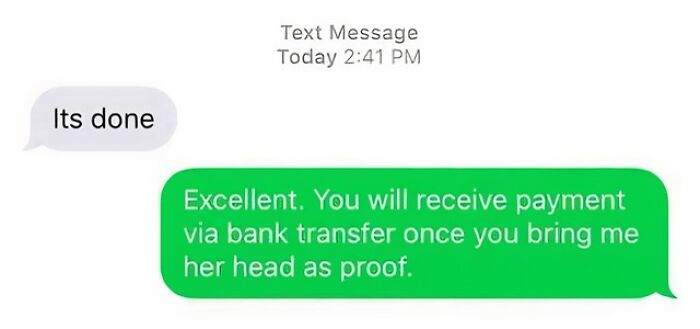
#> input picture test-img3.jpeg, 700 x 329 px
$ python textReader.py
#> lines starting #> are read from the running program, lines starting #| are printed output that depends on the picture; after the words box and inside, x2 and y2 are one past the last pixel; in counts of white or black regions, pixels touching at a corner belong together
#from PIL import Image
import pytesseract
import cv2
# import ollama
import numpy as np

image_name = str(input("Enter image name.exe: "))
#> the answer given: test-img3.jpeg
image=cv2.imread(image_name)
#> image is the input picture: shape (329, 700, 3); mean B, G, R 204.2, 237.7, 186.7
gray = cv2.cvtColor(image, cv2.COLOR_BGR2GRAY)
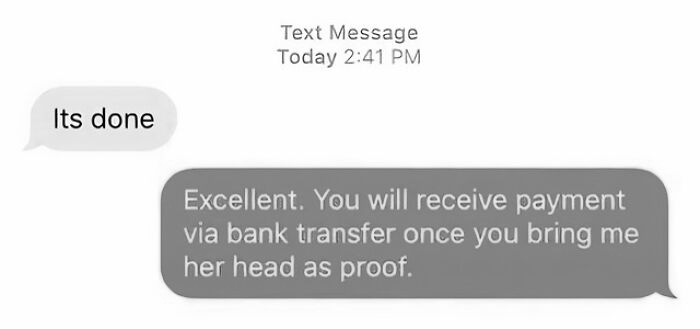
#> gray: shape (329, 700); min 0, max 255, mean 218.7
gray = cv2.threshold(gray, 0, 255, cv2.THRESH_BINARY | cv2.THRESH_OTSU)[1]
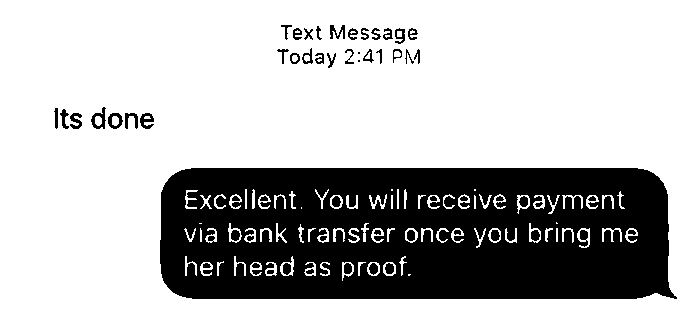
#> gray: shape (329, 700); 72.8% white; 58 black regions (2 under 20 px), largest, box (x1, y1, x2, y2) and area: (160, 168, 677, 299) 59370, (91, 107, 106, 129) 149, (140, 113, 154, 129) 133

kernel = np.ones((1, 1), np.uint8)
gray = cv2.morphologyEx(gray, cv2.MORPH_OPEN, kernel)
gray = cv2.morphologyEx(gray, cv2.MORPH_CLOSE, kernel)
gray = cv2.fastNlMeansDenoising(gray, h=30)
#> (the run stopped early here; a loop or call above may not have finished)

$ run again, on test-img4.jpg
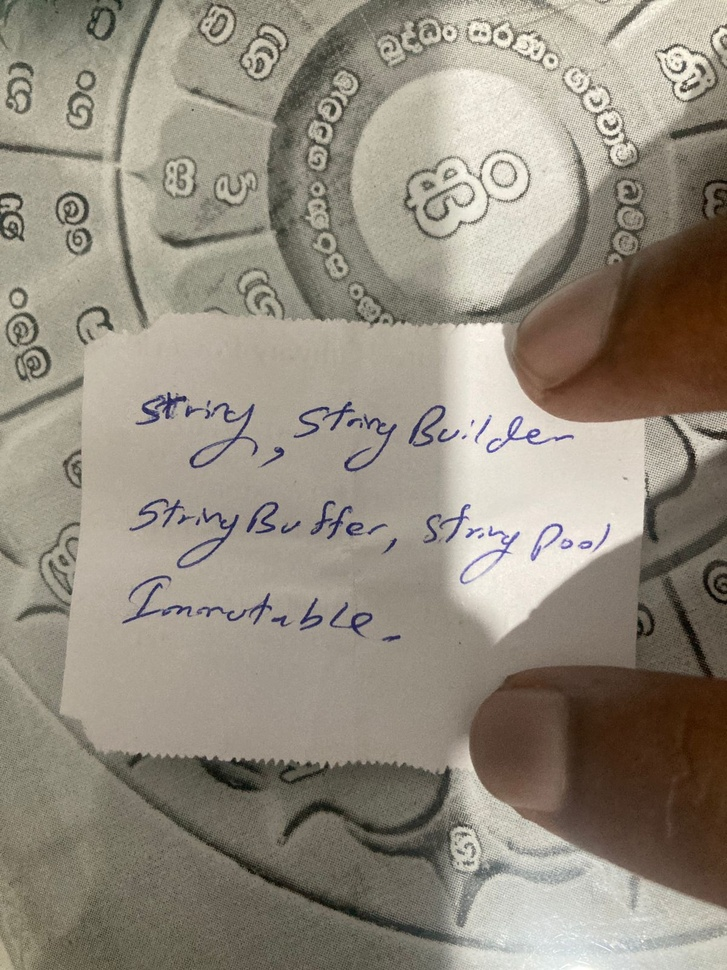
#> input picture test-img4.jpg, 727 x 970 px, shrunk from 1200 x 1600 before the run
#> image is the input picture: shape (970, 727, 3); mean B, G, R 126.7, 140.1, 147.9
#> `gray = cv2.cvtColor(image, cv2.COLOR_BGR2GRAY)`:
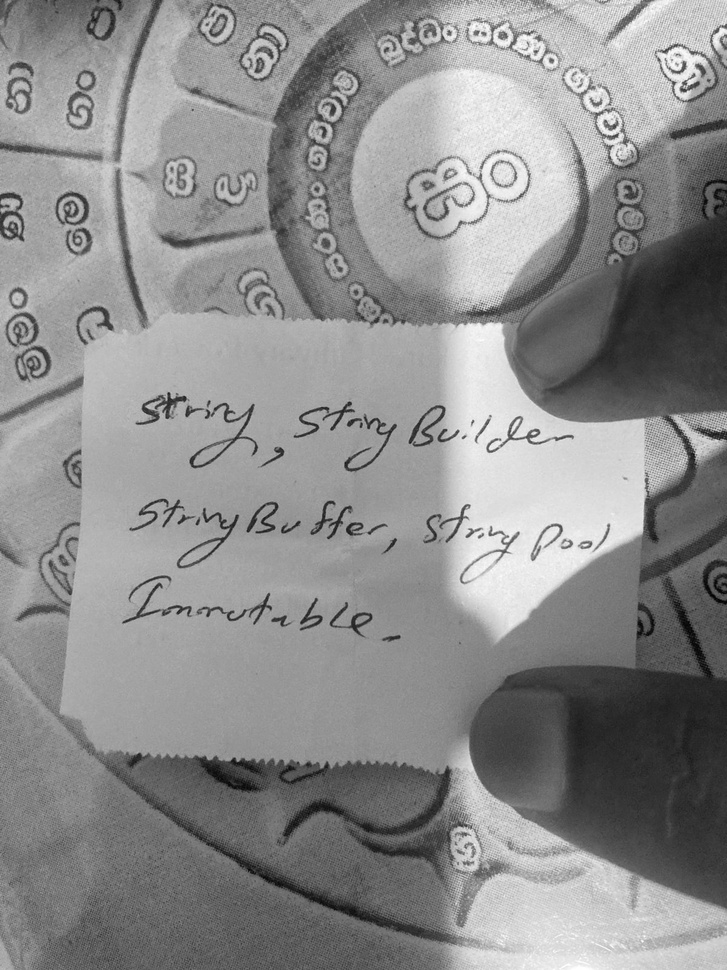
#> gray: shape (970, 727); min 1, max 255, mean 140.9
#> `gray = cv2.threshold(gray, 0, 255, cv2.THRESH_BINARY | cv2.THRESH_OTSU..`:
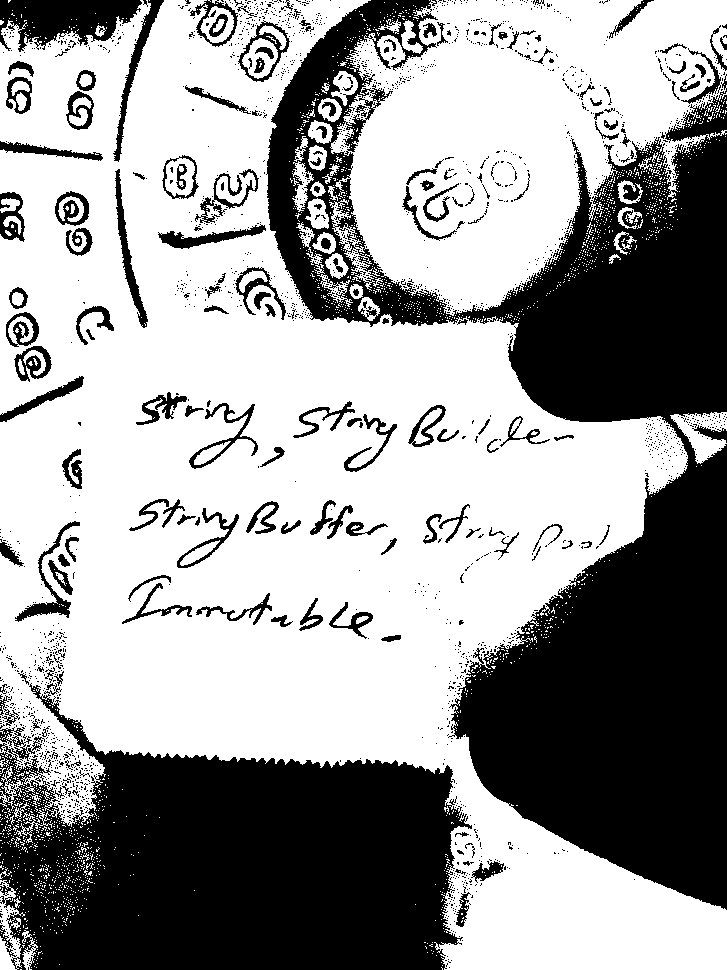
#> gray: shape (970, 727); 61.2% white; 2147 black regions (1977 under 20 px), largest, box (x1, y1, x2, y2) and area: (266, 0, 727, 910) 145534, (0, 683, 472, 970) 89202, (0, 0, 142, 52) 4657

$ run again, on test-img5.png
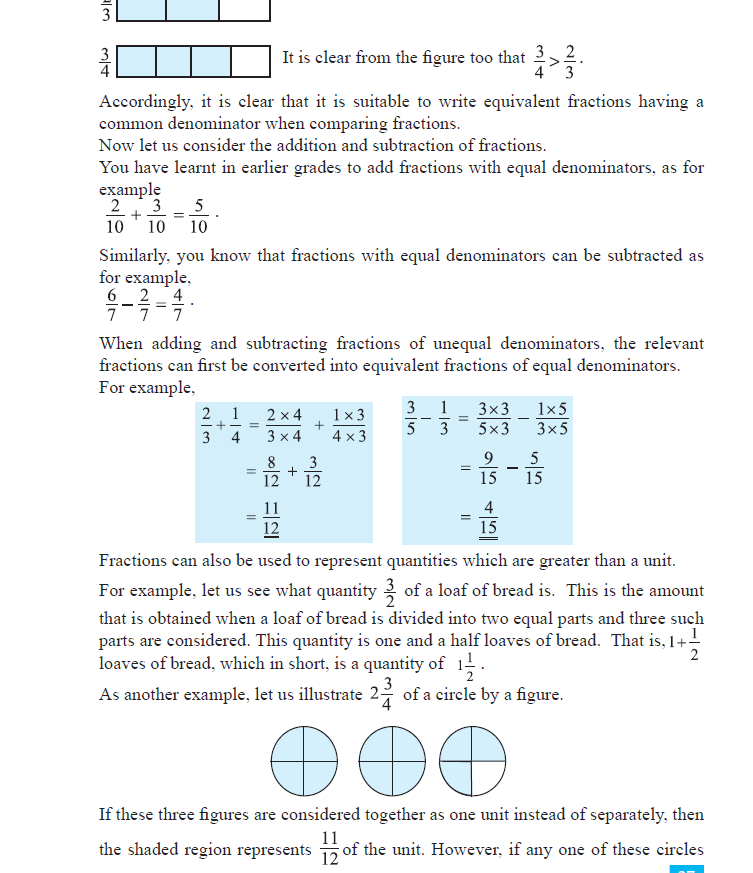
#> input picture test-img5.png, 753 x 873 px
#> image is the input picture: shape (873, 753, 3); mean B, G, R 244.9, 243.4, 240.8
#> `gray = cv2.cvtColor(image, cv2.COLOR_BGR2GRAY)`:
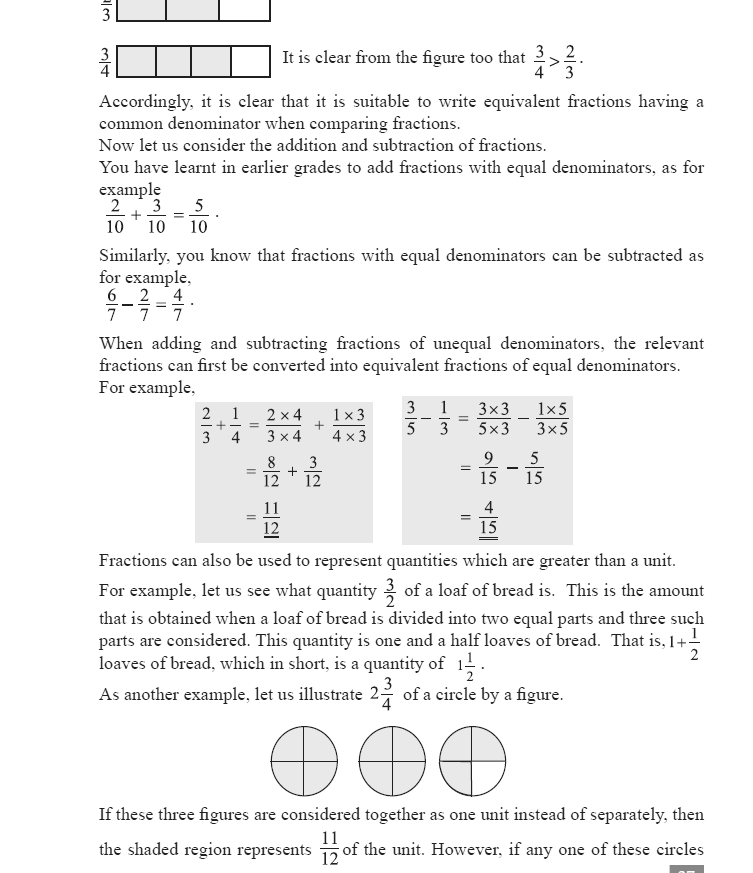
#> gray: shape (873, 753); min 32, max 255, mean 242.8
#> `gray = cv2.threshold(gray, 0, 255, cv2.THRESH_BINARY | cv2.THRESH_OTSU..`:
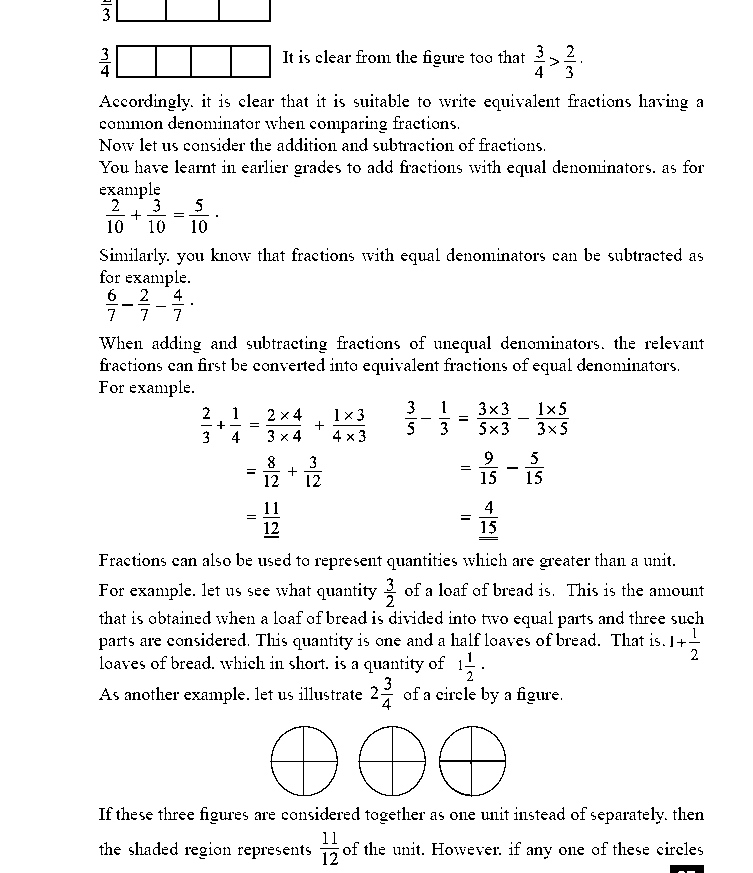
#> gray: shape (873, 753); 95.2% white; black in thin lines or dots, all inside (x1, y1, x2, y2) = (99, 0, 704, 873)

$ run again, on test-img6.jpg
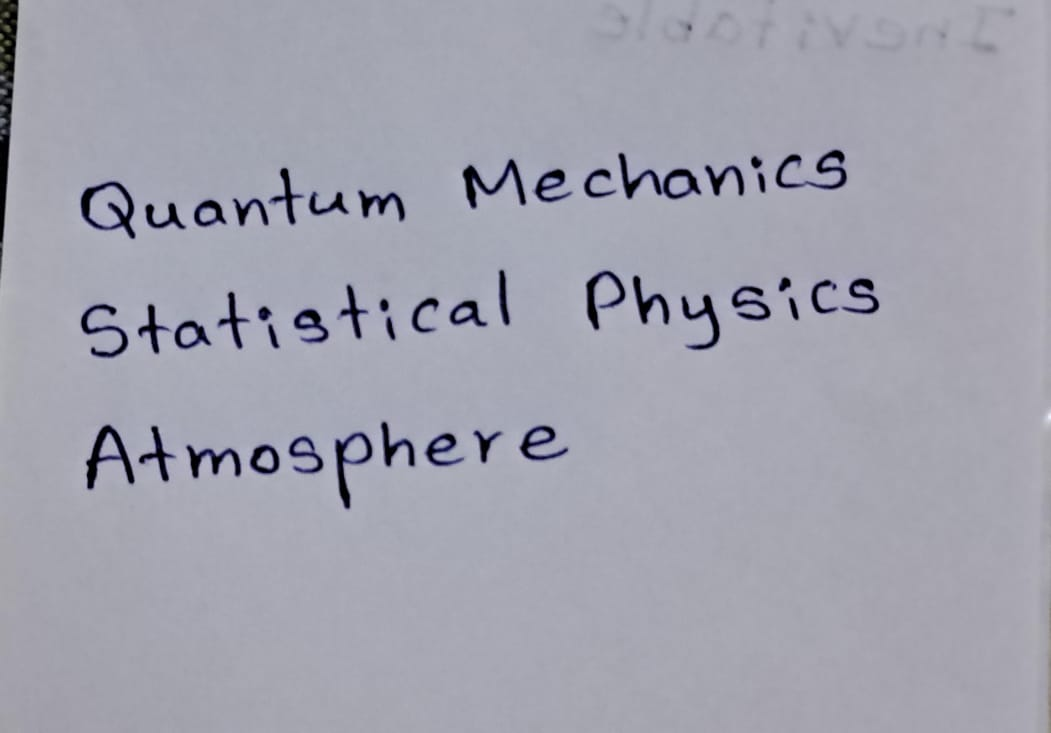
#> input picture test-img6.jpg, 1051 x 733 px
#> image is the input picture: shape (733, 1051, 3); mean B, G, R 174.6, 162.1, 161.6
#> `gray = cv2.cvtColor(image, cv2.COLOR_BGR2GRAY)`:
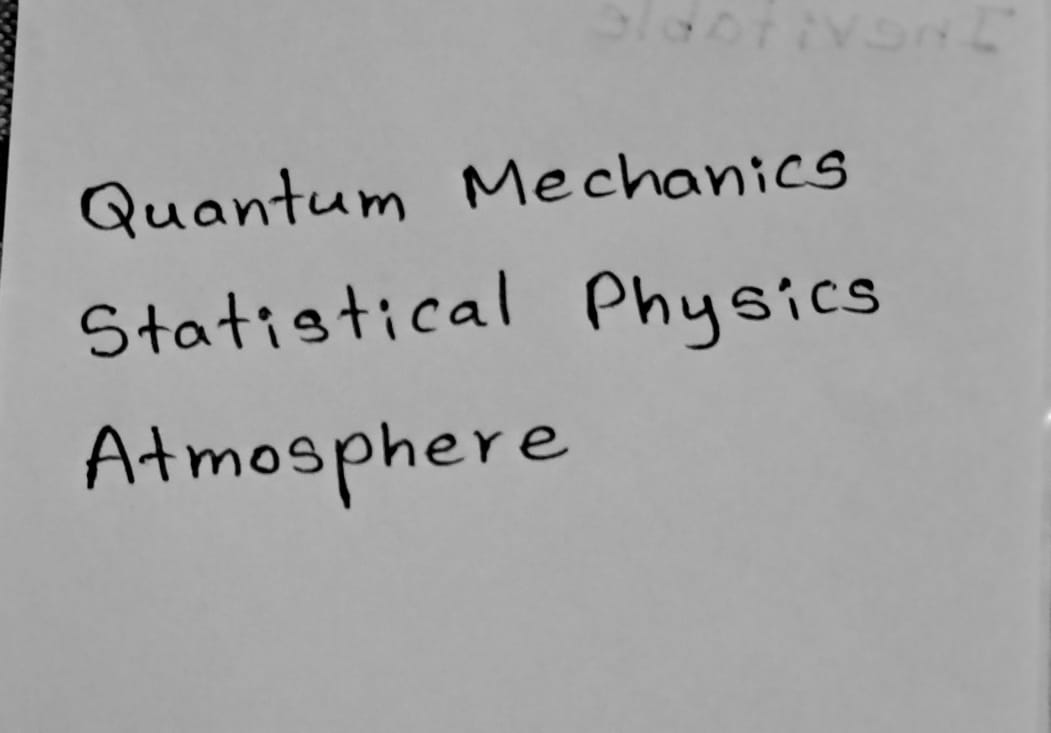
#> gray: shape (733, 1051); min 0, max 244, mean 163.3
#> `gray = cv2.threshold(gray, 0, 255, cv2.THRESH_BINARY | cv2.THRESH_OTSU..`:
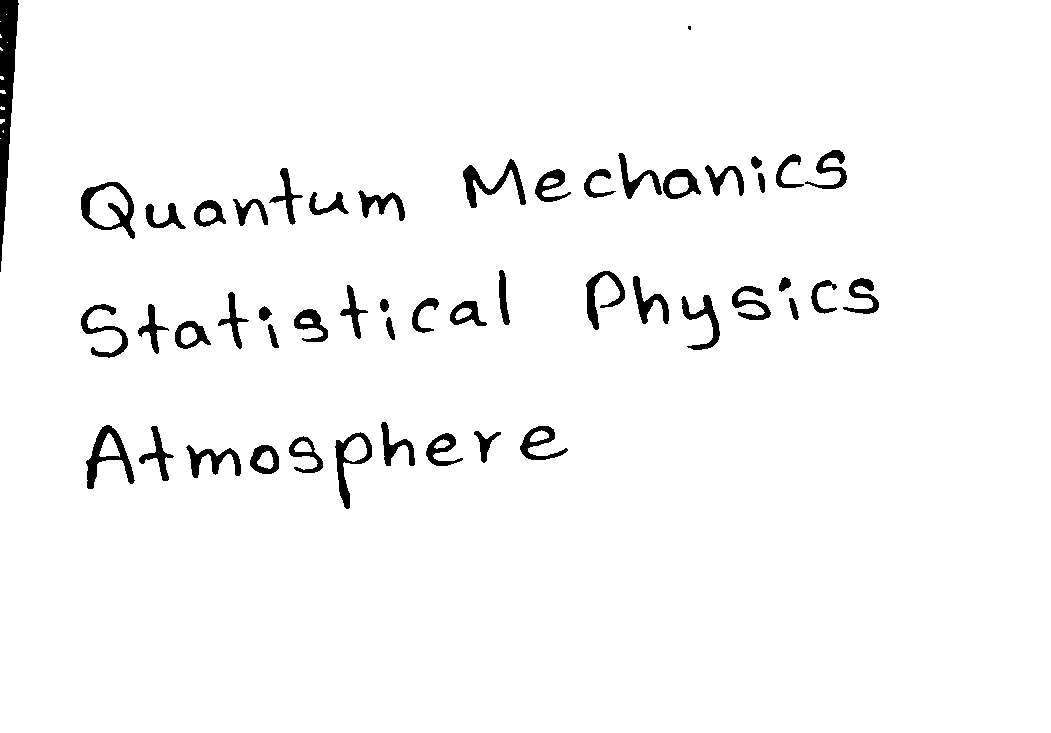
#> gray: shape (733, 1051); 96.7% white; 50 black regions (1 under 20 px), largest, box (x1, y1, x2, y2) and area: (0, 0, 19, 272) 2624, (81, 182, 135, 239) 1040, (86, 425, 135, 489) 1029
